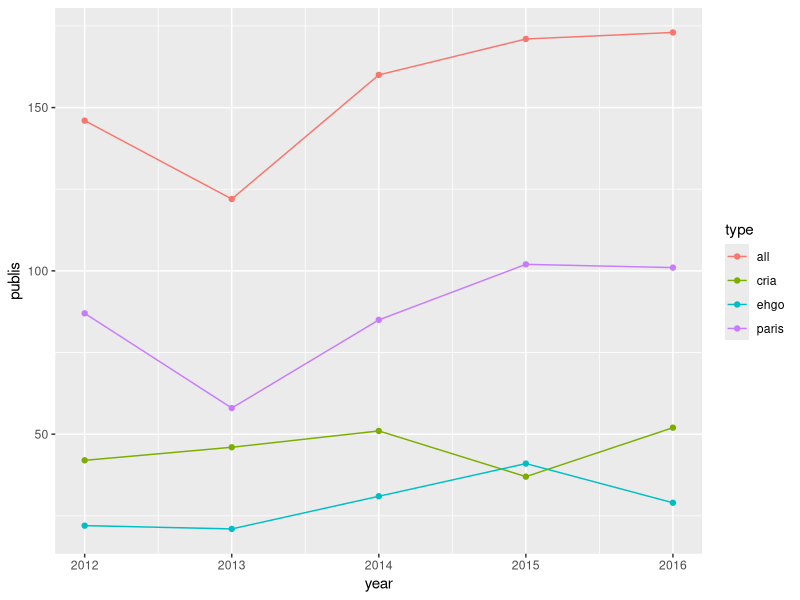
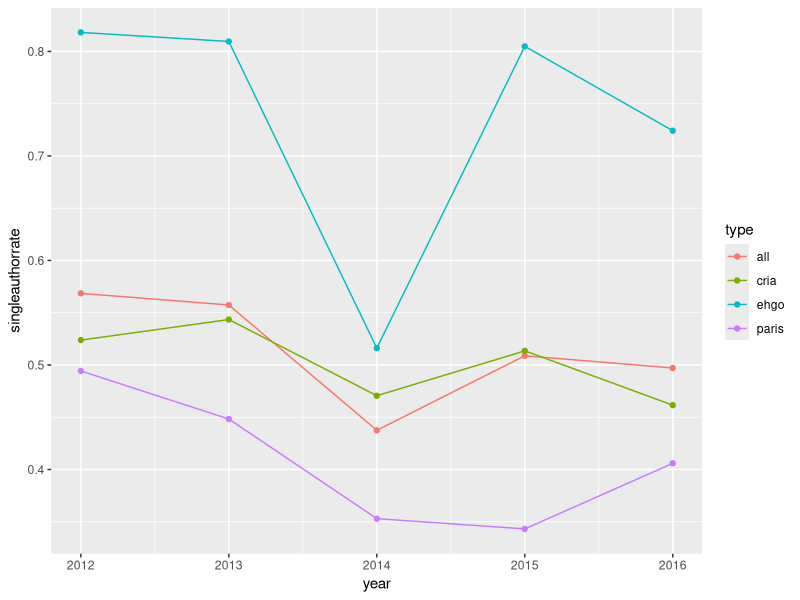
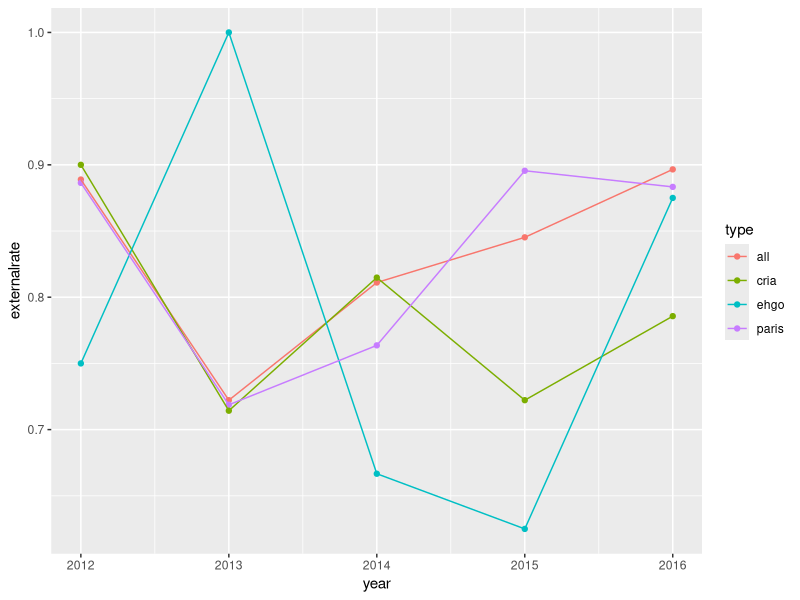
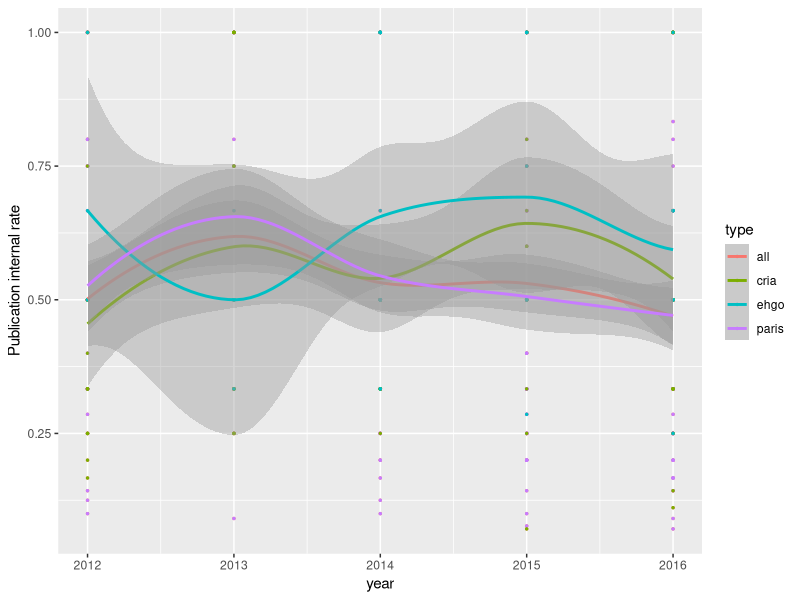
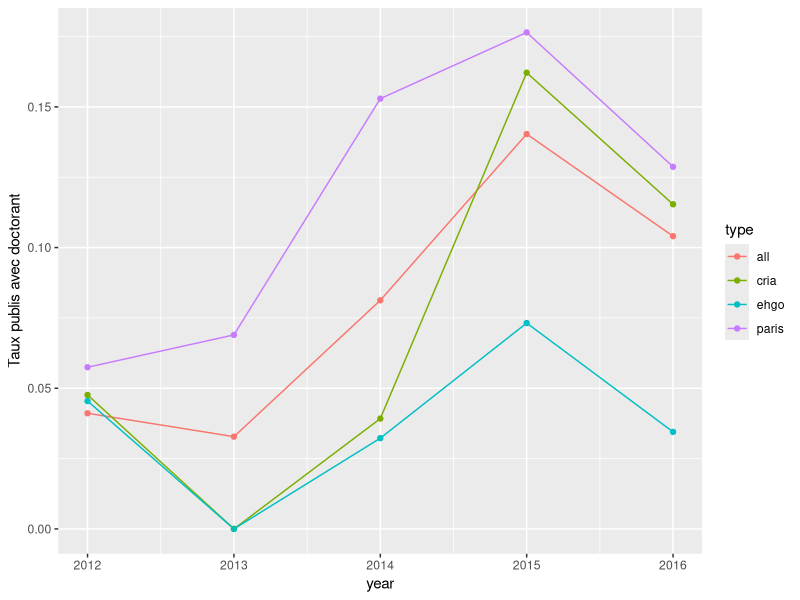
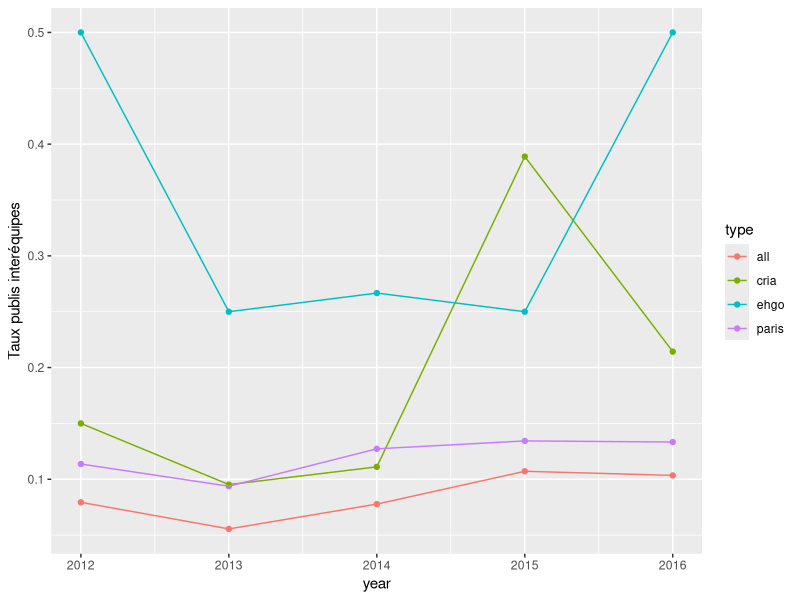
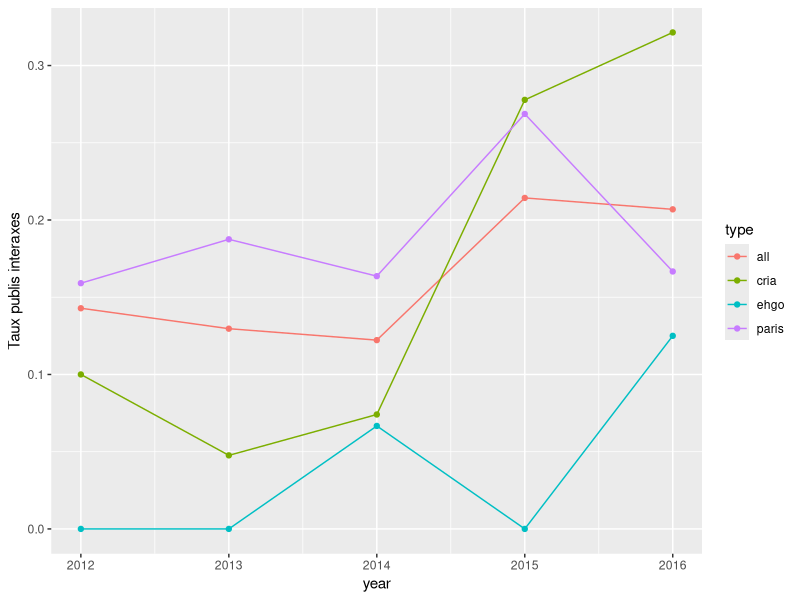

Here is the R script that generated these plots, in order:

# simplified analysis

# load data


library(dplyr)
library(ggplot2)

setwd(paste0(Sys.getenv('CS_HOME'),'/Misc/AnalyseGeocites/Models'))


# authors
authors <- as.tbl(read.csv('data/authors_desamb.csv',sep=";",stringsAsFactors = FALSE))
# publications
publis <- as.tbl(read.csv('data/publications.csv',sep=";",stringsAsFactors = FALSE))
# authorship
authorship <- as.tbl(read.csv('data/authorship.csv',sep=";",stringsAsFactors = FALSE))
authorship = authorship[sapply(authorship$AuteurDesamb,nchar)>0,]

publitypes = c("article_revue","article","ouvrage","chapitre","proceedings","actes_congres_national","dir_ouvrage")
years = 2012:2016

publis = publis[publis$typepubli%in%publitypes,]

# nbr publis
nrow(publis)

team_authorship = left_join(authorship,authors,by=c('AuteurDesamb'='NOM'))
team_authorship$EQUIPE[is.na(team_authorship$EQUIPE)]="EXT"
team_authorship$STATUT[is.na(team_authorship$STATUT)]=666
team_authorship = team_authorship[team_authorship$id_article%in%publis$id&team_authorship$EQUIPE!=""&team_authorship$id_article!=6522,] # 6522 : side effect of removing desjardins ; only one with one ext left alone.
# multi team ?
#duplicated(team_authorship[,1:2])
byteam = team_authorship%>%group_by(id_article)%>%
  summarise(paris=as.numeric(sum(as.numeric("P.A.R.I.S"%in%EQUIPE))>0),
            cria=as.numeric(sum(as.numeric("C.R.I.A"%in%EQUIPE))>0),
            ehgo=as.numeric(sum(as.numeric("E.H.GO"%in%EQUIPE))>0),
            internonly=as.numeric(prod(as.numeric(AuteurDesamb%in%authors$NOM))==1),
            nbauthorsintern = sum(as.numeric(AuteurDesamb%in%authors$NOM)),
            nbauthors = n(),
            nbequipes = length(unique(EQUIPE[EQUIPE!="EXT"])), # ! remove NAs !
            withDoctorant = as.numeric(1%in%STATUT),
            onlyDoctorants = prod(STATUT)==1
            )

# add nb axes
nbaxes = sapply(publis$axe, function(s){length(strsplit(s,split=',')[[1]])})
publis$nbaxes=nbaxes
byteam=left_join(byteam,publis[,c(1,4,9)],by=c('id_article'='id'))


# count by teams
nrow(byteam)
sum(byteam$paris)
sum(byteam$cria)
sum(byteam$ehgo)

# same by year
counts = c();cyears=c();types=c()
for(year in years){
  counts=append(counts,length(which(byteam$year==year)));types=append(types,'all');cyears=append(cyears,year)
  counts=append(counts,length(which(byteam$year==year&byteam$paris>0)));types=append(types,'paris');cyears=append(cyears,year)
  counts=append(counts,length(which(byteam$year==year&byteam$cria>0)));types=append(types,'cria');cyears=append(cyears,year)
  counts=append(counts,length(which(byteam$year==year&byteam$ehgo>0)));types=append(types,'ehgo');cyears=append(cyears,year)
}
ggplot(data.frame(publis=counts,year=cyears,type=types),aes(x=year,y=publis,col=type,group=type))+geom_point()+geom_line()



# number of authors
#team_authorship %>% group_by(id_article)%>%summarise(nbauthors = n())
length(which(byteam$nbauthors==1))/nrow(byteam)
length(which(byteam$nbauthors==1&byteam$paris>0))/sum(byteam$paris)
length(which(byteam$nbauthors==1&byteam$cria>0))/sum(byteam$cria)
length(which(byteam$nbauthors==1&byteam$ehgo>0))/sum(byteam$ehgo)

# same by year
counts = c();cyears=c();types=c()
for(year in years){
  counts=append(counts,length(which(byteam$nbauthors==1&byteam$year==year))/length(which(byteam$year==year)));types=append(types,'all');cyears=append(cyears,year)
  counts=append(counts,length(which(byteam$nbauthors==1&byteam$paris>0&byteam$year==year))/sum(byteam$paris[byteam$year==year]));types=append(types,'paris');cyears=append(cyears,year)
  counts=append(counts,length(which(byteam$nbauthors==1&byteam$cria>0&byteam$year==year))/sum(byteam$cria[byteam$year==year]));types=append(types,'cria');cyears=append(cyears,year)
  counts=append(counts,length(which(byteam$nbauthors==1&byteam$ehgo>0&byteam$year==year))/sum(byteam$ehgo[byteam$year==year]));types=append(types,'ehgo');cyears=append(cyears,year)
}
ggplot(data.frame(singleauthorrate=counts,year=cyears,type=types),aes(x=year,y=singleauthorrate,col=type,group=type))+geom_point()+geom_line()




# intern - extern
#authorship$AuteurDesamb%in%authors$NOM
length(which(byteam$internonly!=1))/length(which(byteam$nbauthors>1))
length(which(byteam$internonly!=1&byteam$paris>0))/length(which(byteam$nbauthors>1&byteam$paris>0))
length(which(byteam$internonly!=1&byteam$cria>0))/length(which(byteam$nbauthors>1&byteam$cria>0))
length(which(byteam$internonly!=1&byteam$ehgo>0))/length(which(byteam$nbauthors>1&byteam$ehgo>0))


counts = c();cyears=c();types=c()
for(year in years){
  counts=append(counts,length(which(byteam$internonly!=1&byteam$year==year))/length(which(byteam$nbauthors>1&byteam$year==year)));types=append(types,'all');cyears=append(cyears,year)
  counts=append(counts,length(which(byteam$internonly!=1&byteam$paris>0&byteam$year==year))/length(which(byteam$nbauthors>1&byteam$paris>0&byteam$year==year))
);types=append(types,'paris');cyears=append(cyears,year)
  counts=append(counts,length(which(byteam$internonly!=1&byteam$cria>0&byteam$year==year))/length(which(byteam$nbauthors>1&byteam$cria>0&byteam$year==year))
);types=append(types,'cria');cyears=append(cyears,year)
  counts=append(counts,length(which(byteam$internonly!=1&byteam$ehgo>0&byteam$year==year))/length(which(byteam$nbauthors>1&byteam$ehgo>0&byteam$year==year))
);types=append(types,'ehgo');cyears=append(cyears,year)
}
ggplot(data.frame(externalrate=counts,year=cyears,type=types),aes(x=year,y=externalrate,col=type,group=type))+geom_point()+geom_line()
# NOTE : for ehgo in 2013, 3 publis only with nbauthors > 1


# rate intern / nbauthors

rateall = byteam$nbauthorsintern[byteam$nbauthors>1]/byteam$nbauthors[byteam$nbauthors>1]
mean(rateall)
sd(rateall)

rateparis = byteam$nbauthorsintern[byteam$nbauthors>1&byteam$paris>0]/byteam$nbauthors[byteam$nbauthors>1&byteam$paris>0]
mean(rateparis)
sd(rateparis)

ratecria = byteam$nbauthorsintern[byteam$nbauthors>1&byteam$cria>0]/byteam$nbauthors[byteam$nbauthors>1&byteam$cria>0]
mean(ratecria)
sd(ratecria)

ratehgo = byteam$nbauthorsintern[byteam$nbauthors>1&byteam$ehgo>0]/byteam$nbauthors[byteam$nbauthors>1&byteam$ehgo>0]
mean(ratehgo)
sd(ratehgo)



rates = c();cyears=c();types=c()
for(year in years){
  allrows=byteam$nbauthors>1&byteam$year==year
  rates=append(rates,byteam$nbauthorsintern[allrows]/byteam$nbauthors[allrows]);types=append(types,rep('all',length(which(allrows))));cyears=append(cyears,rep(year,length(which(allrows))))
  parisrows=byteam$nbauthors>1&byteam$year==year&byteam$paris>0
  rates=append(rates,byteam$nbauthorsintern[parisrows]/byteam$nbauthors[parisrows]);types=append(types,rep('paris',length(which(parisrows))));cyears=append(cyears,rep(year,length(which(parisrows))))
  criarows=byteam$nbauthors>1&byteam$year==year&byteam$cria>0
  rates=append(rates,byteam$nbauthorsintern[criarows]/byteam$nbauthors[criarows]);types=append(types,rep('cria',length(which(criarows))));cyears=append(cyears,rep(year,length(which(criarows))))
  ehgorows=byteam$nbauthors>1&byteam$year==year&byteam$ehgo>0
  rates=append(rates,byteam$nbauthorsintern[ehgorows]/byteam$nbauthors[ehgorows]);types=append(types,rep('ehgo',length(which(ehgorows))));cyears=append(cyears,rep(year,length(which(ehgorows))))
}
ggplot(data.frame(publiinternrate=rates,year=cyears,type=types),aes(x=year,y=publiinternrate,color=type))+geom_point(size=0.5)+stat_smooth()+ylab("Publication internal rate")



####
# proportion avec doctorants

length(which(byteam$withDoctorant==1))/nrow(byteam)
length(which(byteam$withDoctorant==1&byteam$paris>0))/sum(byteam$paris)
length(which(byteam$withDoctorant==1&byteam$cria>0))/sum(byteam$cria)
length(which(byteam$withDoctorant==1&byteam$ehgo>0))/sum(byteam$ehgo)

# doctorants seuls - un auteur
length(which(byteam$withDoctorant==1&byteam$nbauthors==1))/nrow(byteam)
length(which(byteam$withDoctorant==1&byteam$paris>0&byteam$nbauthors==1))/sum(byteam$paris)
length(which(byteam$withDoctorant==1&byteam$cria>0&byteam$nbauthors==1))/sum(byteam$cria)
length(which(byteam$withDoctorant==1&byteam$ehgo>0&byteam$nbauthors==1))/sum(byteam$ehgo)

# only doctorants - any authors
length(which(byteam$onlyDoctorants))/nrow(byteam)
length(which(byteam$onlyDoctorants&byteam$paris>0))/sum(byteam$paris)
length(which(byteam$onlyDoctorants&byteam$cria>0))/sum(byteam$cria)
length(which(byteam$onlyDoctorants&byteam$ehgo>0))/sum(byteam$ehgo)



counts= c();cyears=c();types=c()
for(year in years){
  counts=append(counts,length(which(byteam$withDoctorant==1&byteam$year==year))/length(which(byteam$year==year)));types=append(types,'all');cyears=append(cyears,year)
  counts=append(counts,length(which(byteam$withDoctorant==1&byteam$paris>0&byteam$year==year))/sum(byteam$paris[byteam$year==year]));types=append(types,'paris');cyears=append(cyears,year)
  counts=append(counts,length(which(byteam$withDoctorant==1&byteam$cria>0&byteam$year==year))/sum(byteam$cria[byteam$year==year]));types=append(types,'cria');cyears=append(cyears,year)
  counts=append(counts,length(which(byteam$withDoctorant==1&byteam$ehgo>0&byteam$year==year))/sum(byteam$ehgo[byteam$year==year]));types=append(types,'ehgo');cyears=append(cyears,year)
}
ggplot(data.frame(withdoctorantrate=counts,year=cyears,type=types),aes(x=year,y=withdoctorantrate,col=type,group=type))+geom_point()+geom_line()+ylab("Taux publis avec doctorant")

# effectif de doctorants par equipes
length(which(authors$STATUT==1))
length(which(authors$STATUT==1))/length(which(authors$MEMBRE==1))

length(which(authors$STATUT==1&authors$EQUIPE=="P.A.R.I.S"))
length(which(authors$STATUT==1&authors$EQUIPE=="P.A.R.I.S"))/length(which(authors$MEMBRE==1&authors$EQUIPE=="P.A.R.I.S"))
length(which(authors$STATUT==1&authors$EQUIPE=="C.R.I.A"))
length(which(authors$STATUT==1&authors$EQUIPE=="C.R.I.A"))/length(which(authors$MEMBRE==1&authors$EQUIPE=="C.R.I.A"))
length(which(authors$STATUT==1&authors$EQUIPE=="E.H.GO"))
length(which(authors$STATUT==1&authors$EQUIPE=="E.H.GO"))/length(which(authors$MEMBRE==1&authors$EQUIPE=="E.H.GO"))



####

# prop interequipes
length(which(byteam$nbequipes>1&byteam$nbauthors>1))/length(which(byteam$nbauthors>1))
#byteam[byteam$nbequipes==3,]
#data.frame(publis[publis$id==7216,])

length(which(byteam$nbequipes>1&byteam$nbauthors>1&byteam$paris>0))/length(which(byteam$nbauthors>1&byteam$paris>0))
length(which(byteam$nbequipes>1&byteam$nbauthors>1&byteam$cria>0))/length(which(byteam$nbauthors>1&byteam$cria>0))
length(which(byteam$nbequipes>1&byteam$nbauthors>1&byteam$ehgo>0))/length(which(byteam$nbauthors>1&byteam$ehgo>0))

# paris \inter cria length(which(byteam$nbauthors>1&byteam$paris>0&byteam$cria>0))
# paris \inter ehgo length(which(byteam$nbauthors>1&byteam$paris>0&byteam$ehgo>0))
# cria \inter ehgo length(which(byteam$nbauthors>1&byteam$cria>0&byteam$ehgo>0))
#length(which(byteam$nbequipes==1&byteam$nbauthors>1&byteam$paris>0))+
#  length(which(byteam$nbequipes==1&byteam$nbauthors>1&byteam$cria>0))+
#  length(which(byteam$nbequipes==1&byteam$nbauthors>1&byteam$ehgo>0))+
#  length(which(byteam$nbauthors>1&byteam$paris>0&byteam$cria>0))+
#  length(which(byteam$nbauthors>1&byteam$paris>0&byteam$ehgo>0))+
#  length(which(byteam$nbauthors>1&byteam$cria>0&byteam$ehgo>0))
#length(which(byteam$nbequipes==2&byteam$nbauthors>1&byteam$paris>0))
#length(which(byteam$nbauthors>1&byteam$paris>0))
#which(byteam$paris+byteam$cria+byteam$ehgo==0)


counts = c();cyears=c();types=c()
for(year in years){
  counts=append(counts,length(which(byteam$nbequipes>1&byteam$nbauthors>1&byteam$year==year))/length(which(byteam$nbauthors>1&byteam$year==year)));types=append(types,'all');cyears=append(cyears,year)
  counts=append(counts,length(which(byteam$nbequipes>1&byteam$nbauthors>1&byteam$paris>0&byteam$year==year))/length(which(byteam$nbauthors>1&byteam$paris>0&byteam$year==year))
);types=append(types,'paris');cyears=append(cyears,year)
  counts=append(counts,length(which(byteam$nbequipes>1&byteam$nbauthors>1&byteam$cria>0&byteam$year==year))/length(which(byteam$nbauthors>1&byteam$cria>0&byteam$year==year))
);types=append(types,'cria');cyears=append(cyears,year)
  counts=append(counts,length(which(byteam$nbequipes>1&byteam$nbauthors>1&byteam$ehgo>0&byteam$year==year))/length(which(byteam$nbauthors>1&byteam$ehgo>0&byteam$year==year))
);types=append(types,'ehgo');cyears=append(cyears,year)
}
ggplot(data.frame(interteam=counts,year=cyears,type=types),aes(x=year,y=interteam,col=type,group=type))+geom_point()+geom_line()+ylab("Taux publis interéquipes")




# prop interaxes
length(which(byteam$nbaxes>1&byteam$nbauthors>1))/length(which(byteam$nbauthors>1))

length(which(byteam$nbaxes>1&byteam$nbauthors>1&byteam$paris>0))/length(which(byteam$nbauthors>1&byteam$paris>0))
length(which(byteam$nbaxes>1&byteam$nbauthors>1&byteam$cria>0))/length(which(byteam$nbauthors>1&byteam$cria>0))
length(which(byteam$nbaxes>1&byteam$nbauthors>1&byteam$ehgo>0))/length(which(byteam$nbauthors>1&byteam$ehgo>0))

counts = c();cyears=c();types=c()
for(year in years){
  counts=append(counts,length(which(byteam$nbaxes>1&byteam$nbauthors>1&byteam$year==year))/length(which(byteam$nbauthors>1&byteam$year==year)));types=append(types,'all');cyears=append(cyears,year)
  counts=append(counts,length(which(byteam$nbaxes>1&byteam$nbauthors>1&byteam$paris>0&byteam$year==year))/length(which(byteam$nbauthors>1&byteam$paris>0&byteam$year==year))
  );types=append(types,'paris');cyears=append(cyears,year)
  counts=append(counts,length(which(byteam$nbaxes>1&byteam$nbauthors>1&byteam$cria>0&byteam$year==year))/length(which(byteam$nbauthors>1&byteam$cria>0&byteam$year==year))
  );types=append(types,'cria');cyears=append(cyears,year)
  counts=append(counts,length(which(byteam$nbaxes>1&byteam$nbauthors>1&byteam$ehgo>0&byteam$year==year))/length(which(byteam$nbauthors>1&byteam$ehgo>0&byteam$year==year))
  );types=append(types,'ehgo');cyears=append(cyears,year)
}
ggplot(data.frame(interaxe=counts,year=cyears,type=types),aes(x=year,y=interaxe,col=type,group=type))+geom_point()+geom_line()+ylab("Taux publis interaxes")
